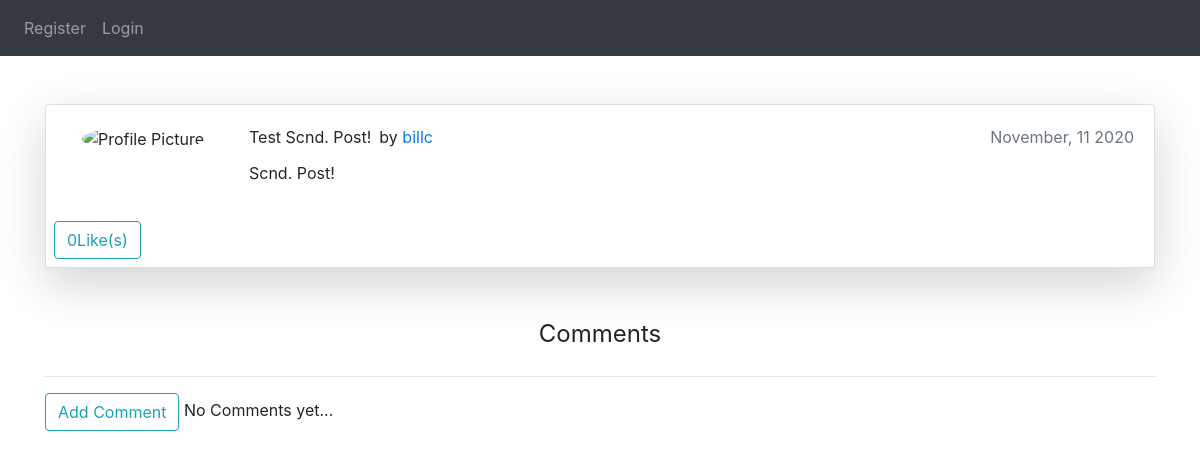
Before: /post/1/ with the older database file.
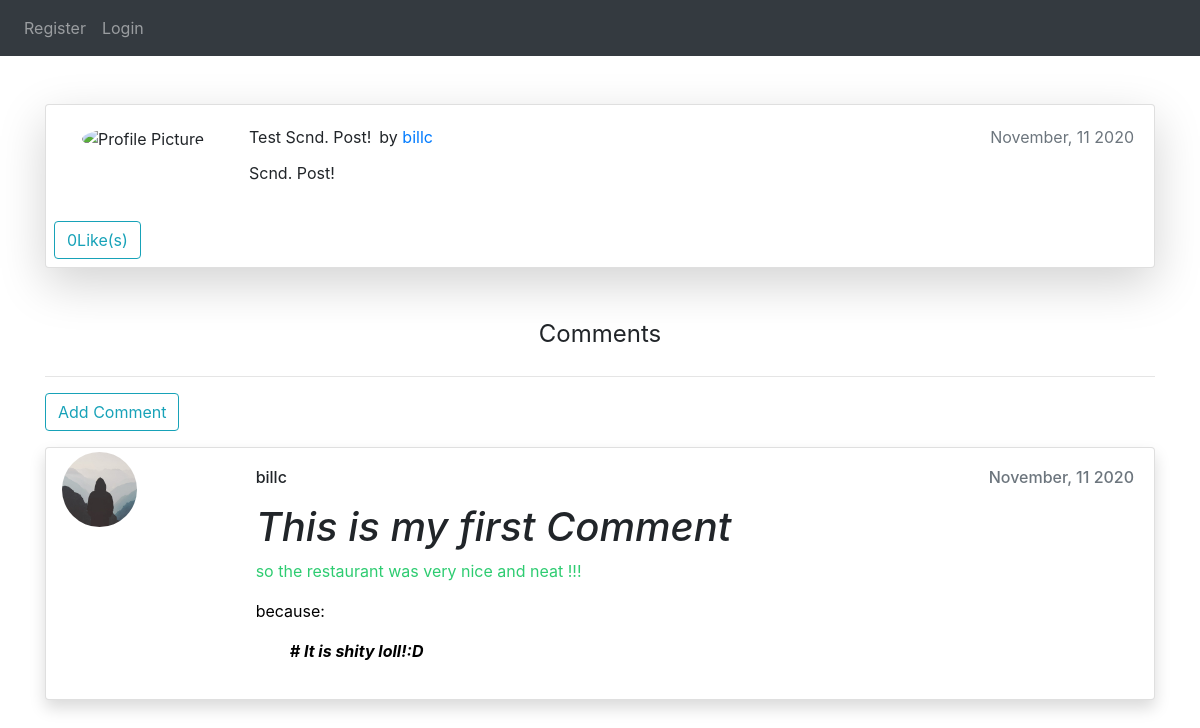
After: the same page with the newer database file.
### posts/models.py (models this page shows, shortened)
class Comment(models.Model):
    post = models.ForeignKey(Post,related_name="comments", on_delete=models.CASCADE)
    user = models.ForeignKey(User,on_delete=models.CASCADE)
    body = RichTextField(blank=True,null=True)
    created_at = models.DateTimeField(default=timezone.now)

### users/models.py (models this page shows, shortened)
class Profile(models.Model):
    user = models.OneToOneField(User,on_delete=models.CASCADE)
    image = models.ImageField(default="default.jpg",upload_to="profile_pics")
    bio = models.TextField(null=True)
    website = models.CharField(max_length=255,null=True)

### posts/views.py (the view)
# urls.py: path("post/<int:pk>/",PostDetailView.as_view(),name="post-detail"),
class PostDetailView(DetailView):
    model = Post
    def get_context_data(self, **kwargs):
        context = super().get_context_data(**kwargs)
        stuff = get_object_or_404(Post, id=self.kwargs["pk"])
        total_likes = stuff.total_likes()
        liked = False
        if stuff.likes.filter(id=self.request.user.id).exists():
            liked = True
        context["liked"] = liked
        context["total_likes"] = total_likes
        return context

### posts/models.py (called while the page is built)
    def total_likes(self):
        return self.likes.count()

### posts/templates/posts/post_detail.html (shortened to what this page needs)
{% extends "posts/base.html" %}
{% block content %}
<div class="container">
    <div class="card shadow-lg rounded bg-white mt-5 mb-5">
        <div class="card-body">
        <div class="row">
        <div class="col-2">
     <img class="ml-3 img-fluid" src="{{ user.profile.image.url }}" style="border-radius: 50%;width:150px;" alt="Profile Picture">
</div>
       <div class="col">
            <div class="card-title d-flex">{{ post.title }}
                <span class="ml-2">by <a href="{% url 'user_posts' object.author.username %}">{{ object.author.username }}</a></span>
                <span class="text-muted ml-auto">{{ object.created_at|date:"F, d Y" }}</span>
            </div>
            <div class="card-text">
                {{ object.content|safe }}
            </div>
            </div>
        </div>
    </div>
    <div>
        <form action="{% url 'like_post' post.pk %}" method="POST">
            {% if liked %}
            <button class="btn btn-outline-danger ml-2 mb-2" type="submit" name="post_id" value={{ post.id }}>{{ total_likes }}dislike(s)</button>
            {% else %}
            <button class="btn btn-outline-info ml-2 mb-2" type="submit" name="post_id" value={{ post.id }}>{{ total_likes }}Like(s)</button>
            {% endif %}
        </form>
    </div>
    </div>
    <div>
        <fieldset>
            <legend class="text-center mt-3">Comments</legend>
            <hr />
            <a class="btn btn-outline-info" href="{% url 'comment-create' post.id %}">Add Comment</a>
            {% if not post.comments.all %}
            No Comments yet...
            {% else %}
            {% for comment in post.comments.all %}
                <div class="card shadow mb-5 bg-white rounded mt-3">
                    <div class="row">
                        <div class="col-2">
                            <img src="{{ comment.user.profile.image.url }}" style="border-radius:50%;width:75px;" class="ml-3 mt-1 img-fluid"  alt="Profile Picture">
                         </div>
                         <div class="col">
                            <div class="card-body">
                        <h6 class="card-title d-flex">{{ comment.user.username }}
                            <span class="ml-auto text-muted">{{ comment.created_at|date:"F, d Y" }}</span>
                        </h6>
                        <p class="card-text">
                            {{ comment.body|safe }}
                        </p>
                    </div>
                </div>
                </fieldset>
                </div>
            {% endfor %}
            {% endif %}
        </fieldset>
    </div>
</div>
{% endblock %}

Changed rows visible on the page:
added Comment: user.profile.image (placeholder picture), user.username "billc", created_at "November, 11 2020", body "This is my first Comment so the restaurant was very nice and neat !!! because: # It is shity loll!:D"
Other visible differences:
text no longer shown: "No Comments yet..."
